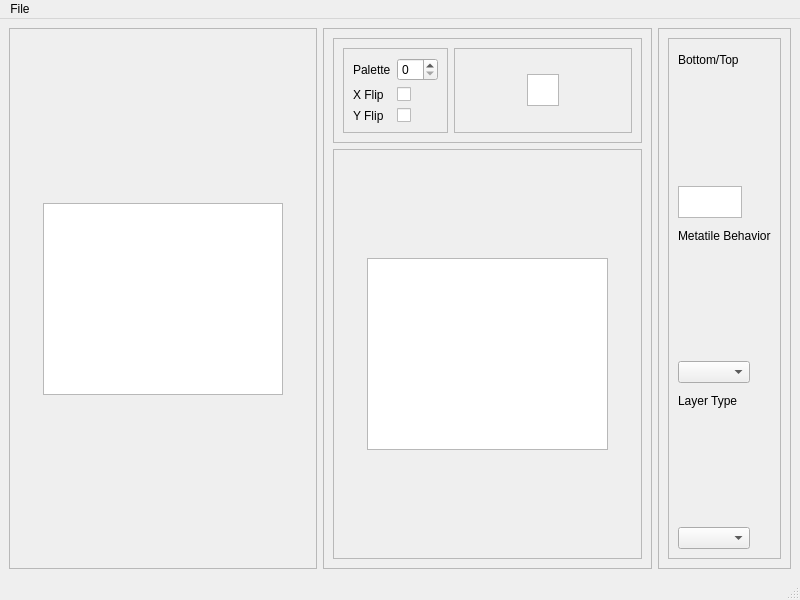
<?xml version="1.0" encoding="UTF-8"?>
<ui version="4.0">
 <class>TilesetEditor</class>
 <widget class="QMainWindow" name="TilesetEditor">
  <property name="geometry">
   <rect>
    <x>0</x>
    <y>0</y>
    <width>800</width>
    <height>600</height>
   </rect>
  </property>
  <property name="windowTitle">
   <string>MainWindow</string>
  </property>
  <widget class="QWidget" name="centralwidget">
   <layout class="QHBoxLayout" name="horizontalLayout">
    <item>
     <widget class="QScrollArea" name="scrollArea_Metatiles">
      <property name="widgetResizable">
       <bool>true</bool>
      </property>
      <widget class="QWidget" name="scrollAreaWidgetContents_2">
       <property name="geometry">
        <rect>
         <x>0</x>
         <y>0</y>
         <width>308</width>
         <height>539</height>
        </rect>
       </property>
       <layout class="QGridLayout" name="gridLayout">
        <item row="1" column="2">
         <spacer name="horizontalSpacer">
          <property name="orientation">
           <enum>Qt::Horizontal</enum>
          </property>
          <property name="sizeHint" stdset="0">
           <size>
            <width>40</width>
            <height>20</height>
           </size>
          </property>
         </spacer>
        </item>
        <item row="1" column="0">
         <spacer name="horizontalSpacer_2">
          <property name="orientation">
           <enum>Qt::Horizontal</enum>
          </property>
          <property name="sizeHint" stdset="0">
           <size>
            <width>40</width>
            <height>20</height>
           </size>
          </property>
         </spacer>
        </item>
        <item row="2" column="1">
         <spacer name="verticalSpacer">
          <property name="orientation">
           <enum>Qt::Vertical</enum>
          </property>
          <property name="sizeHint" stdset="0">
           <size>
            <width>20</width>
            <height>40</height>
           </size>
          </property>
         </spacer>
        </item>
        <item row="1" column="1">
         <widget class="QGraphicsView" name="graphicsView_Metatiles"/>
        </item>
        <item row="0" column="1">
         <spacer name="verticalSpacer_2">
          <property name="orientation">
           <enum>Qt::Vertical</enum>
          </property>
          <property name="sizeHint" stdset="0">
           <size>
            <width>20</width>
            <height>40</height>
           </size>
          </property>
         </spacer>
        </item>
       </layout>
      </widget>
     </widget>
    </item>
    <item>
     <widget class="QFrame" name="frame_2">
      <property name="frameShape">
       <enum>QFrame::StyledPanel</enum>
      </property>
      <property name="frameShadow">
       <enum>QFrame::Raised</enum>
      </property>
      <layout class="QVBoxLayout" name="verticalLayout">
       <item alignment="Qt::AlignTop">
        <widget class="QFrame" name="frame_4">
         <property name="frameShape">
          <enum>QFrame::StyledPanel</enum>
         </property>
         <property name="frameShadow">
          <enum>QFrame::Raised</enum>
         </property>
         <layout class="QHBoxLayout" name="horizontalLayout_4">
          <item>
           <widget class="QFrame" name="frame_3">
            <property name="frameShape">
             <enum>QFrame::StyledPanel</enum>
            </property>
            <property name="frameShadow">
             <enum>QFrame::Raised</enum>
            </property>
            <layout class="QFormLayout" name="formLayout_3">
             <item row="2" column="0">
              <widget class="QLabel" name="label_3">
               <property name="text">
                <string>Y Flip</string>
               </property>
              </widget>
             </item>
             <item row="0" column="0">
              <widget class="QLabel" name="label">
               <property name="text">
                <string>Palette</string>
               </property>
              </widget>
             </item>
             <item row="0" column="1">
              <widget class="QSpinBox" name="spinBox_paletteSelector"/>
             </item>
             <item row="1" column="0">
              <widget class="QLabel" name="label_2">
               <property name="text">
                <string>X Flip</string>
               </property>
              </widget>
             </item>
             <item row="1" column="1">
              <widget class="QCheckBox" name="checkBox_xFlip">
               <property name="layoutDirection">
                <enum>Qt::LeftToRight</enum>
               </property>
               <property name="text">
                <string/>
               </property>
              </widget>
             </item>
             <item row="2" column="1">
              <widget class="QCheckBox" name="checkBox_yFlip">
               <property name="text">
                <string/>
               </property>
              </widget>
             </item>
            </layout>
           </widget>
          </item>
          <item>
           <widget class="QFrame" name="frame_5">
            <property name="frameShape">
             <enum>QFrame::StyledPanel</enum>
            </property>
            <property name="frameShadow">
             <enum>QFrame::Raised</enum>
            </property>
            <layout class="QGridLayout" name="gridLayout_3">
             <item row="0" column="0">
              <widget class="QGraphicsView" name="graphicsView_selectedTile">
               <property name="minimumSize">
                <size>
                 <width>32</width>
                 <height>32</height>
                </size>
               </property>
               <property name="maximumSize">
                <size>
                 <width>32</width>
                 <height>32</height>
                </size>
               </property>
               <property name="verticalScrollBarPolicy">
                <enum>Qt::ScrollBarAlwaysOff</enum>
               </property>
               <property name="horizontalScrollBarPolicy">
                <enum>Qt::ScrollBarAlwaysOff</enum>
               </property>
              </widget>
             </item>
            </layout>
           </widget>
          </item>
         </layout>
        </widget>
       </item>
       <item>
        <widget class="QScrollArea" name="scrollArea_Tiles">
         <property name="widgetResizable">
          <bool>true</bool>
         </property>
         <widget class="QWidget" name="scrollAreaWidgetContents">
          <property name="geometry">
           <rect>
            <x>0</x>
            <y>0</y>
            <width>309</width>
            <height>415</height>
           </rect>
          </property>
          <layout class="QGridLayout" name="gridLayout_2">
           <item row="1" column="2">
            <spacer name="horizontalSpacer_4">
             <property name="orientation">
              <enum>Qt::Horizontal</enum>
             </property>
             <property name="sizeHint" stdset="0">
              <size>
               <width>40</width>
               <height>20</height>
              </size>
             </property>
            </spacer>
           </item>
           <item row="0" column="1">
            <spacer name="verticalSpacer_3">
             <property name="orientation">
              <enum>Qt::Vertical</enum>
             </property>
             <property name="sizeHint" stdset="0">
              <size>
               <width>20</width>
               <height>40</height>
              </size>
             </property>
            </spacer>
           </item>
           <item row="1" column="1">
            <widget class="QGraphicsView" name="graphicsView_Tiles"/>
           </item>
           <item row="2" column="1">
            <spacer name="verticalSpacer_4">
             <property name="orientation">
              <enum>Qt::Vertical</enum>
             </property>
             <property name="sizeHint" stdset="0">
              <size>
               <width>20</width>
               <height>40</height>
              </size>
             </property>
            </spacer>
           </item>
           <item row="1" column="0">
            <spacer name="horizontalSpacer_3">
             <property name="orientation">
              <enum>Qt::Horizontal</enum>
             </property>
             <property name="sizeHint" stdset="0">
              <size>
               <width>40</width>
               <height>20</height>
              </size>
             </property>
            </spacer>
           </item>
          </layout>
         </widget>
        </widget>
       </item>
      </layout>
     </widget>
    </item>
    <item>
     <widget class="QFrame" name="frame">
      <property name="frameShape">
       <enum>QFrame::StyledPanel</enum>
      </property>
      <property name="frameShadow">
       <enum>QFrame::Raised</enum>
      </property>
      <layout class="QVBoxLayout" name="verticalLayout_2">
       <item>
        <widget class="QFrame" name="frame_6">
         <property name="minimumSize">
          <size>
           <width>0</width>
           <height>0</height>
          </size>
         </property>
         <property name="frameShape">
          <enum>QFrame::StyledPanel</enum>
         </property>
         <property name="frameShadow">
          <enum>QFrame::Raised</enum>
         </property>
         <layout class="QFormLayout" name="formLayout">
          <item row="0" column="0">
           <widget class="QLabel" name="label_4">
            <property name="text">
             <string>Bottom/Top</string>
            </property>
           </widget>
          </item>
          <item row="1" column="0">
           <widget class="QGraphicsView" name="graphicsView_metatileLayers">
            <property name="minimumSize">
             <size>
              <width>64</width>
              <height>32</height>
             </size>
            </property>
            <property name="maximumSize">
             <size>
              <width>64</width>
              <height>32</height>
             </size>
            </property>
            <property name="verticalScrollBarPolicy">
             <enum>Qt::ScrollBarAlwaysOff</enum>
            </property>
            <property name="horizontalScrollBarPolicy">
             <enum>Qt::ScrollBarAlwaysOff</enum>
            </property>
           </widget>
          </item>
          <item row="2" column="0">
           <widget class="QLabel" name="label_5">
            <property name="text">
             <string>Metatile Behavior</string>
            </property>
           </widget>
          </item>
          <item row="3" column="0">
           <widget class="QComboBox" name="comboBox_metatileBehaviors"/>
          </item>
          <item row="4" column="0">
           <widget class="QLabel" name="label_6">
            <property name="text">
             <string>Layer Type</string>
            </property>
           </widget>
          </item>
          <item row="5" column="0">
           <widget class="QComboBox" name="comboBox_layerType"/>
          </item>
         </layout>
        </widget>
       </item>
      </layout>
     </widget>
    </item>
   </layout>
  </widget>
  <widget class="QMenuBar" name="menubar">
   <property name="geometry">
    <rect>
     <x>0</x>
     <y>0</y>
     <width>800</width>
     <height>21</height>
    </rect>
   </property>
   <widget class="QMenu" name="menuFile">
    <property name="title">
     <string>File</string>
    </property>
    <addaction name="actionSave_Tileset"/>
   </widget>
   <addaction name="menuFile"/>
  </widget>
  <widget class="QStatusBar" name="statusbar"/>
  <action name="actionSave_Tileset">
   <property name="text">
    <string>Save Tileset</string>
   </property>
   <property name="shortcut">
    <string>Ctrl+S</string>
   </property>
  </action>
 </widget>
 <resources/>
 <connections/>
</ui>
